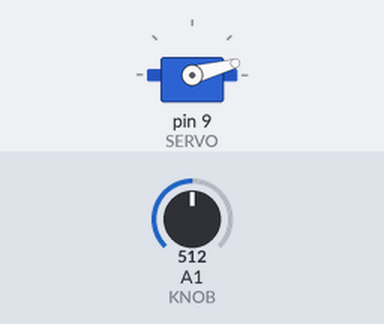
This sketch was run on a simulated Arduino Uno, built with avr-gcc and run on an emulated ATmega328P. On the bench: servo. The test bench sets the inputs (shaded band); at power-on: A1 (KNOB) = 512.

Above: at 1.2 s.
1.3 s: A1 (KNOB) set to 716
Timing chart, 0 to 4.3 s (numbered marks = the images above; inputs shaded):
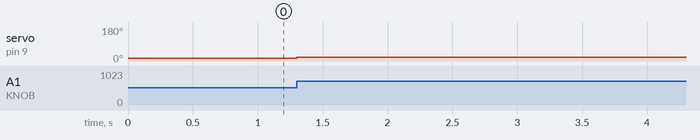

The sketch:

knob.ino
```cpp
#include <Servo.h>
#define SERVO 9
#define KNOB A1

Servo servo;

int position = 0;

void setup() {
  // put your setup code here, to run once:
  servo.attach(SERVO);
}

void loop() {
  // put your main code here, to run repeatedly:
  int inputValue = analogRead(KNOB);
  int outputValue = inputValue * 30/1024;
  servo.write(outputValue);
}
```

Measured:
- after the input at 1.3 s, servo on pin 9 (SERVO): 15° → 20° at once
